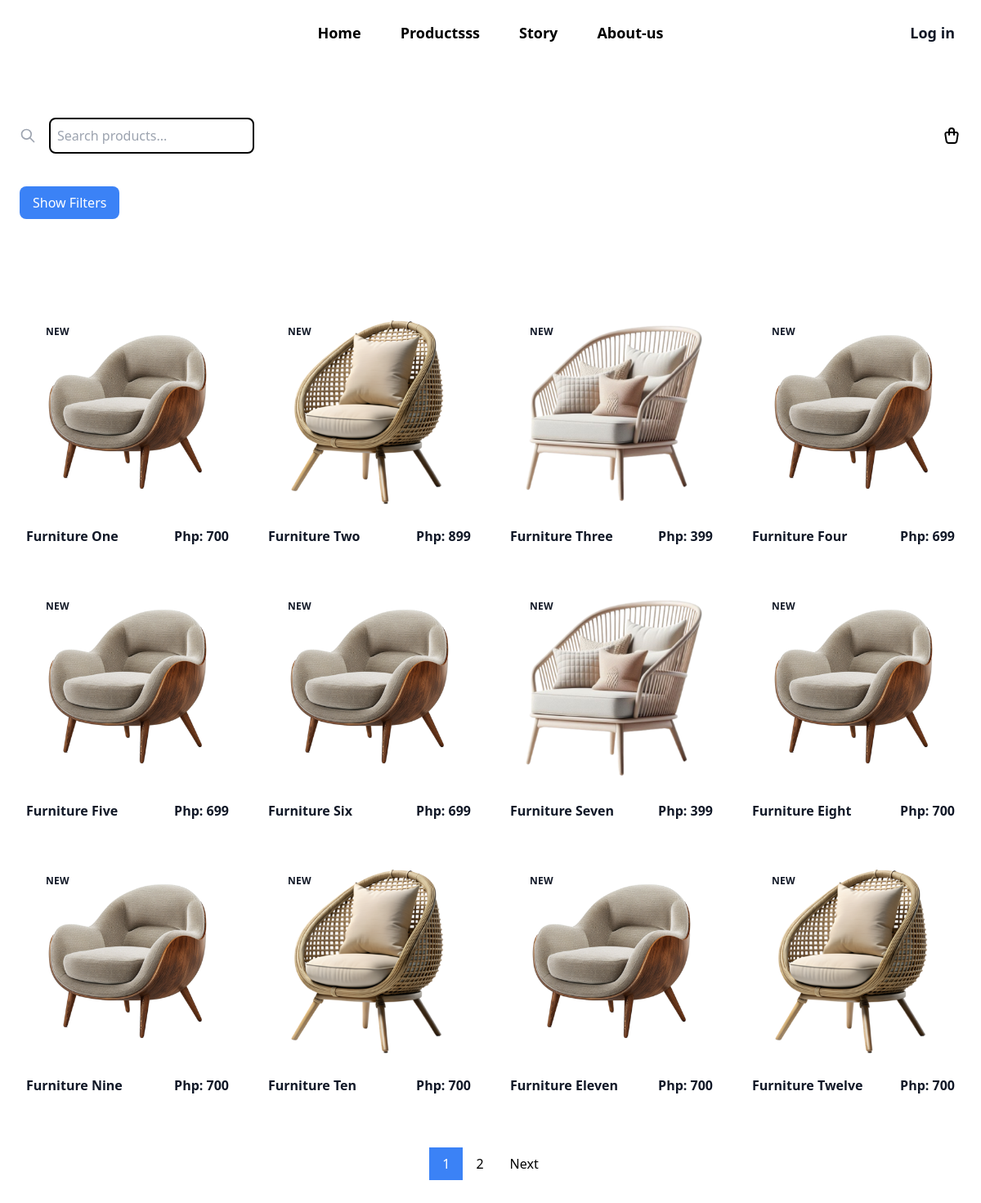
Page /ProductPage.php on the committed database.
### tables this page shows
CREATE TABLE `products` (
  `id` int(200) NOT NULL,
  `name` varchar(200) NOT NULL,
  `price` int(200) NOT NULL,
  `product_detail` varchar(200) NOT NULL,
  `image` varchar(200) NOT NULL,
  `product_quantity` int(255) NOT NULL
);

### ProductPage.php (the view, shortened to what this page needs)
<?php
    include 'connection.php';
    $results_per_page = 12;
    $page = isset($_GET['page']) && is_numeric($_GET['page']) ? (int)$_GET['page'] : 1;
    $start_limit = ($page - 1) * $results_per_page;
    $product_filter = ($page == 1) ? "WHERE id != 13" : "";
    $total_results_query = mysqli_query($conn, "SELECT COUNT(*) AS total FROM `products` $product_filter");
    $total_results = mysqli_fetch_assoc($total_results_query)['total'];
    $total_pages = ceil($total_results / $results_per_page);
    $select_products = mysqli_query($conn, "SELECT * FROM `products` $product_filter LIMIT $start_limit, $results_per_page") or die('Query failed');
?>
<!DOCTYPE html>
<html lang="en">
<head>
    <link rel="stylesheet" href="output.css">
</head>
<?php
    include 'header.php';
?>
<body>
<section class="py-12 bg-white sm:py-16 lg:py-20 lg:mt-12">
    <nav class="bg-gray-900 p-4 mb-6">
      <div
        class="container max-w-6xl mx-auto flex flex-col sm:flex-row gap-8 items-center"
      >
        <div class="relative w-full flex items-center gap-4">
            <input
                type="text"
                id="search"
                class="bg-gray-700 rounded-lg p-2 pl-10 transition focus:w-full border-2 border-black"
                placeholder="Search products..."
            />
        </div>
        <span class="relative text-center">
          <small
            id="cart-count"
            class="bg-red-500 text-xs text-white w-4 h-4 absolute -top-2 -right-2 rounded-full"
            >0</small
          >
        </span>
      </div>
    </nav>
    <div class="container mx-auto max-w-6xl mb-4">
        <button onclick="toggleFilters()" class="px-4 py-2 bg-blue-500 text-white rounded-lg">Show Filters</button>
    </div>
<main class="flex flex-col md:flex-row container mx-auto max-w-6xl">
  <div
    id="products-wrapper"
    class="w-full max-w-4xl mx-auto grid grid-cols-2 sm:grid-cols-3 xl:grid-cols-4 gap-6 place-content-center p-4"
  ></div>
</main>
<div class="px-4 mx-auto sm:px-6 lg:px-8 max-w-7xl">
    <div class="grid grid-cols-2 gap-12 mt-10 lg:mt-16 lg:gap-12 lg:grid-cols-4">
        <?php
        if (mysqli_num_rows($select_products) > 0) {
            while ($fetch_product = mysqli_fetch_assoc($select_products)) {
                ?>
                <form method="POST">
                    <div class="relative group">
                        <div class="overflow-hidden aspect-w-1 aspect-h-1">
                            <img class="object-cover w-full h-full transition-all duration-300 group-hover:scale-110" src="./images/<?php echo $fetch_product['image']; ?>">
                        </div>
                        <div class="absolute left-3 top-3">
                            <p class="sm:px-3 sm:py-1.5 px-1.5 py-1 text-[8px] sm:text-xs font-bold tracking-wide text-gray-900 uppercase bg-white rounded-full">New</p>
                        </div>
                        <div class="flex items-start justify-between mt-4 space-x-4">
                            <div>
                                <h3 class="text-xs font-bold text-gray-900 sm:text-sm md:text-base">
                                    <a href="#" title=""><?php echo $fetch_product['name']; ?>
                                        <span class="absolute inset-0" aria-hidden="true"></span>
                                    </a>
                                </h3>
                            </div>
                            <div class="text-right">
                                <p class="text-xs font-bold text-gray-900 sm:text-sm md:text-base">Php: <?php echo $fetch_product['price']; ?></p>
                            </div>
                        </div>
                    </div>
                </form>
                <?php
            }
        } else {
            echo '<p>No Products Found</p>';
        }
        ?>
    </div>
    <br><br>
    <div class="pagination flex justify-center mt-4">
        <?php for ($i = 1; $i <= $total_pages; $i++): ?>
            <a href="?page=<?php echo $i; ?>" class="px-4 py-2 bg-<?php echo ($i == $page) ? 'blue-500 text-white' : 'gray-300'; ?> rounded"><?php echo $i; ?></a>
        <?php endfor; ?>
        <?php if ($page < $total_pages): ?>
            <a href="?page=<?php echo $page + 1; ?>" class="px-4 py-2 bg-gray-300 rounded">Next</a>
        <?php endif; ?>
    </div>
</div>
</section>
</body>
</html>

### header.php (shortened to what this page needs)
<?php
  $is_logged_in = isset($_SESSION['user_id']);
?>
<!DOCTYPE html>
<html lang="en">
<head>
    <link href="output.css" rel="stylesheet">
</head>
<body>
<div class="">
  <header class="absolute inset-x-0 top-0 z-50">
    <nav class="flex items-center justify-between p-6 lg:px-8" aria-label="Global">
      <div class="flex lg:flex-1">
        <a href="#" class="-m-1.5 p-1.5">
        </a>
      </div>
      <div class="hidden lg:flex lg:gap-x-12">
        <a href="Homepage.php" class="text-lg font-semibold leading-6 text-black">Home</a>
        <a href="ProductPage.php" class="text-lg font-semibold leading-6 text-black">Productsss</a>
        <a href="items.php" class="text-lg font-semibold leading-6 text-black">Story</a>
        <a href="about.php" class="text-lg font-semibold leading-6 text-black">About-us</a>
      </div>
      <div class="hidden lg:flex lg:flex-1 lg:justify-end">
        <?php if ($is_logged_in): ?>
          <a href="logout.php" class="text-lg font-semibold leading-6 text-gray-900">Logout <span aria-hidden="true">&rarr;</span></a>
        <?php else: ?>
          <a href="login.php" class="text-lg font-semibold leading-6 text-gray-900">Log in</a>
        <?php endif; ?>
      </div>
    </nav>
  </header>
</div>
</body>
</html>

### rows in the picture
products: image (picture), name "Furniture One", price "700"
products: image (picture), name "Furniture Two", price "899"
products: image (picture), name "Furniture Three", price "399"
products: image (picture), name "Furniture Four", price "699"
products: image (picture), name "Furniture Five", price "699"
products: image (picture), name "Furniture Six", price "699"
products: image (picture), name "Furniture Seven", price "399"
products: image (picture), name "Furniture Eight", price "700"
products: image (picture), name "Furniture Nine", price "700"
products: image (picture), name "Furniture Ten", price "700"
products: image (picture), name "Furniture Eleven", price "700"
products: image (picture), name "Furniture Twelve", price "700"
